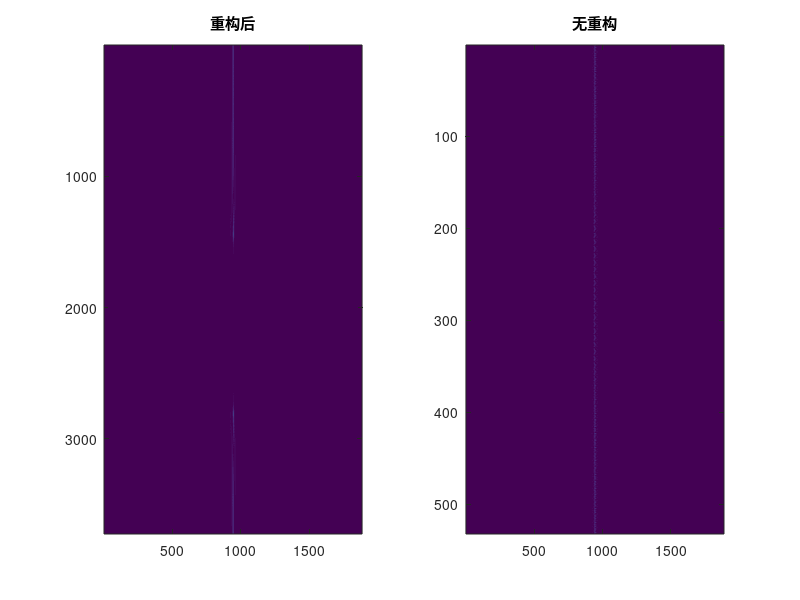

The MATLAB source for this figure: (Note: this script raises an error after producing the figure.)
clear; clc;

%% 参数

% 轨道参数
c = 299792458;
H = 580e3;
incidence = deg2rad((34.9+41.9)/2);
% incidence = phi;
R_eta_c = H/cos(incidence);
EarthRadius = 6.37e6; % 地球半径6371km
% phi = asin(EarthRadius*sin(incidence)/(EarthRadius+H));
phi = incidence;
R0 = H/cos(incidence);
theta_rc = acos(R0/R_eta_c);

% 卫星参数
Vs = 7560;
Vg = Vs*EarthRadius/(EarthRadius+H);
Vr = sqrt(Vs*Vg);
daz_rx = 1.6;
Naz = 7;
daz_tx = 2;

% 距离向
f0 = 5.4e10;
lambda = c/f0;
Tr = 5e-6; % 占空比为1.5%
Br = 262e6;
Kr = Br/Tr; 
Fr = 1.2*Br;
Nr = ceil(1.2*Fr*Tr);

% 方位向
B_dop = 0.886*2*Vs*cos(theta_rc)/daz_rx;
Fa = 2*Vs/(daz_rx*Naz); % PRF
Ta = 0.886*R_eta_c*lambda/(daz_rx*Vg*cos(theta_rc));
Na = ceil(1.2*Fa*Ta);
fnc = 2*Vr*sin(theta_rc)/lambda;
eta_c = -R0*tan(theta_rc)/Vr;

tau = 2*R_eta_c/c + (-Nr/2:Nr/2-1)*(1/Fr);
eta = eta_c+(-Na/2:Na/2-1)*(1/Fa);

f_tau = fftshift((-Nr/2:Nr/2-1)*(Fr/Nr));
f_eta = fnc + fftshift((-Na/2:Na/2-1)*(Fa/Na));

[mat_tau, mat_eta] = meshgrid(tau, eta);
[mat_f_tau, mat_f_eta] = meshgrid(f_tau, f_eta);


%% 生成
point = [0,0];
S_echo = zeros(Naz, Na, Nr);
for i = 1:Naz
    ant_dx = (i-1)*daz_rx;

    R_point = sqrt((R0*sin(phi)+point(1))^2+H^2);
    point_eta_c = (point(2) - R_point*tan(theta_rc))/Vr;
    R_eta_tx = sqrt(R_point^2+(Vr*mat_eta - point(2)).^2);

    mat_eta_rx = mat_eta + ant_dx/Vs;
    R_eta_rx = sqrt(R_point^2+(Vr*mat_eta_rx - point(2)).^2);

    Wr = (abs(mat_tau - (R_eta_tx+R_eta_rx)/c) < Tr/2);
    Wa = (daz_rx*atan(Vg * (mat_eta - point_eta_c) ./ (R0 * sin(phi) + point(1)) / lambda).^2) <= Ta / 2;

    % 多孔径信号的相位，小斜视角近似
    echo_phase_azimuth = exp(-1j*2*pi*f0*(R_eta_rx+R_eta_tx)/c);
    echo_phase_range = exp(1j*pi*Kr*(mat_tau-(R_eta_tx+R_eta_tx)/c).^2);
    S_echo(i,:,:) = Wr.*Wa.*echo_phase_range.*echo_phase_azimuth;
end


%% 成像处理

% 计算重构系数,不同孔径的重构滤波器不一样
P = zeros(Naz, Naz, Na);
H = zeros(Naz, Naz, Na);
prf = Fa;

for k = 1:Naz
    for n = 1:Naz
        % H(k, n, :) = exp(-1j*pi*(Vg/Vs)*((n-1)*daz_rx)^2/(2*lambda*R_point) - 1j*pi*((n-1)*daz_rx)/Vs*(f_eta+(k-1)*prf));
        H(k, n, :) = exp(-1j*pi*((n-1)*daz_rx)/Vs*(f_eta+(k-1)*prf));
    end
end
for j = 1:Na
    H_matrix = squeeze(H(:, :, j));
    tmp = inv(H_matrix);
    % tmp = tmp/(det(tmp)^(1/Naz));
    P(:, :, j) = tmp;
end

% 距离压缩，RCMC
S_r_compress = zeros(Naz, Na, Nr);
for i = 1:Naz
    echo = squeeze(S_echo(i,:,:));
    Hr = (abs(mat_f_tau)<=Br/2).*exp(1j*pi*mat_f_tau.^2/Kr);
    S1_ftau_eta = fft(echo, Nr, 2);
    S1_ftau_eta = S1_ftau_eta.*Hr;
    S1_tau_eta = ifft(S1_ftau_eta, Nr, 2);
    S2_tau_feta = fft(S1_tau_eta, Na, 1);
    S_r_compress(i,:,:) = S2_tau_feta;
end


% 重构

% 需要升采样
uprate = Naz;
f_eta_upsample = fnc + fftshift((-Na*uprate/2:Na*uprate/2-1)*(Fa/Na));
t_eta_upsample = eta_c + (-Na*uprate/2:Na*uprate/2-1)*(1/(Fa*uprate));

[mat_tau_upsample, mat_eta_upsample] = meshgrid(tau, t_eta_upsample);
[mat_f_tau_upsample, mat_f_eta_upsample] = meshgrid(f_tau, f_eta_upsample);

% 计算子带
out_band = zeros(Naz, Na, Nr);
S_out = zeros(Na*uprate, Nr);
for i = 1:Na
    aperture =squeeze(S_r_compress(:, i, :));
    P_aperture = squeeze(P(:,:,i))';
    tmp = P_aperture*aperture;
    for j = 1:Naz
        out_band(j, i, :) = tmp(j, :);
    end
end

for j = 1:Naz
    % 注意多普勒频率是先正后负的（与速度正相关，靠近为正，远离为负，最短斜距处相对速度最大），
    % 中心频段在最开始。重构后的子带也是这样，需要先把中心频段搬移到中间
    S_out((j-1)*Na+1:j*Na, :) = fftshift(squeeze(out_band(j, :, :)), 1); 
end

% S_ref = zeros(Na*uprate, Nr);
% for j = 1:Naz
%     S_ref((j-1)*Na+1:j*Na, :) = S_tau_feta_rcmc(j, :, :);
% end
S_ref = squeeze(S_r_compress(1, :, :));

figure("name", "rcmc后对比");
subplot(1,2,1);
imagesc(abs(S_out));
title("重构后");

subplot(1,2,2);
imagesc(abs(S_ref));
title("无重构");


delta_R = lambda^2*R_point*mat_f_eta_upsample.^2/(8*Vr^2);
G_rcmc = exp(1j*4*pi*mat_f_tau_upsample.*delta_R/c);
S3_ftau_feta = fft(S_out, Nr, 2);
S3_ftau_feta = S3_ftau_feta.*G_rcmc;
S3_tau_feta_rcmc = ifft(S3_ftau_feta, Nr, 2);

% 方位压缩
mat_R_upsample = mat_tau_upsample*c*cos(theta_rc)/2;
Ka_upsample = 2*Vr^2*cos(theta_rc)^2./(lambda*mat_R_upsample);
Ha_upsample = exp(-1j*pi*mat_f_eta_upsample.^2./Ka_upsample);
Offset_upsample = exp(-1j*2*pi*mat_f_eta_upsample.*eta_c);
out = S3_tau_feta_rcmc.*Ha_upsample.*Offset_upsample;
out = fft(out, Na*uprate, 1);

% 参考方位压缩
delta_R = lambda^2*R_point*mat_f_eta.^2/(8*Vr^2);
G_rcmc = exp(1j*4*pi*mat_f_tau.*delta_R/c);
S3_ftau_feta = fft(S_ref, Nr, 2);
S3_ftau_feta = S3_ftau_feta.*G_rcmc;
S3_tau_feta_rcmc = ifft(S3_ftau_feta, Nr, 2);

mat_R = mat_tau*c*cos(theta_rc)/2; % 压至零多普勒
Ka = 2*Vr^2*cos(theta_rc)^2./(lambda*mat_R);
Ha = exp(-1j*pi*mat_f_eta.^2./Ka);
Offset = exp(-1j*2*pi*mat_f_eta.*eta_c);

out_ref = S3_tau_feta_rcmc.*Ha.*Offset;
out_ref = fft(out_ref, Na, 1);


% 显示

figure("name", "成像结果");
subplot(1,2,1);
imagesc(abs(out));
title("重构后成像结果");

subplot(1,2,2);
imagesc(abs(out_ref));
title("无重构成像结果")

[~, r_f_pos] = max(max(abs(S_out), [], 1));
[~, r_pos] = max(max(abs(out), [], 1));

out_f_eta = S_out(:, r_f_pos);
out_eta = out(:, r_pos);

figure("name", "重构后的切片");
subplot(1,2,1);
plot(f_eta_upsample, abs(out_f_eta));
title("频率切片");

subplot(1,2,2);
plot(t_eta_upsample, abs(out_eta));
title("成像切片");

[~, r_f_pos_ref] = max(max(abs(S_ref), [], 1));
[~, r_pos_ref] = max(max(abs(out_ref), [], 1));

ref_f_eta = S_ref(:, r_f_pos_ref);
ref_eta = out_ref(:, r_pos_ref);

figure("name", "未重构的切片");
subplot(1,2,1);
plot(f_eta, abs(ref_f_eta));
title("频率切片");

subplot(1,2,2);
plot(eta, abs(ref_eta));
title("成像切片");

figure("name", "各子带频谱");
for i = 1:Naz
    plot(f_eta_upsample((i-1)*Na+1:i*Na), fftshift(abs(out_band(i, :, r_f_pos))), "DisplayName", sprintf("子带%d", i));
    hold on;
end
hold off;
legend('show');
